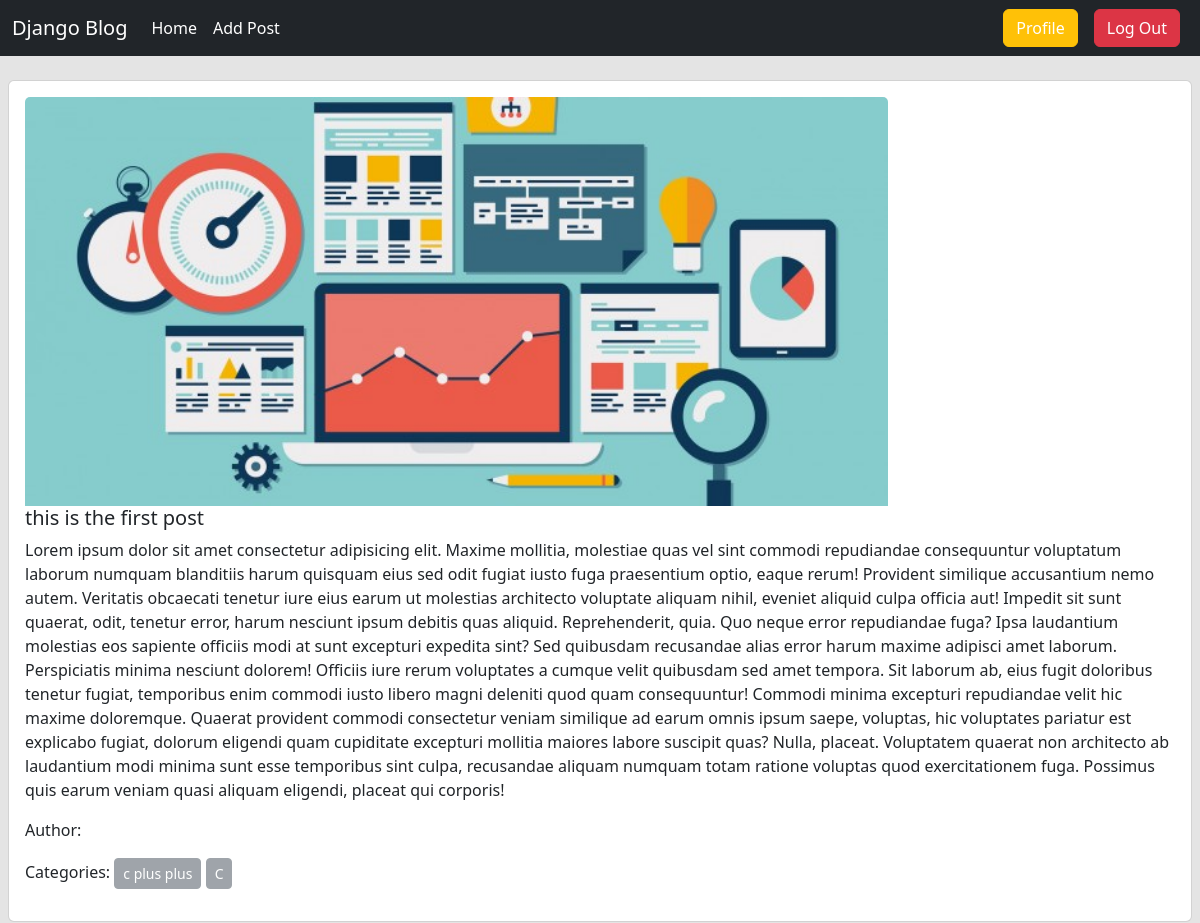
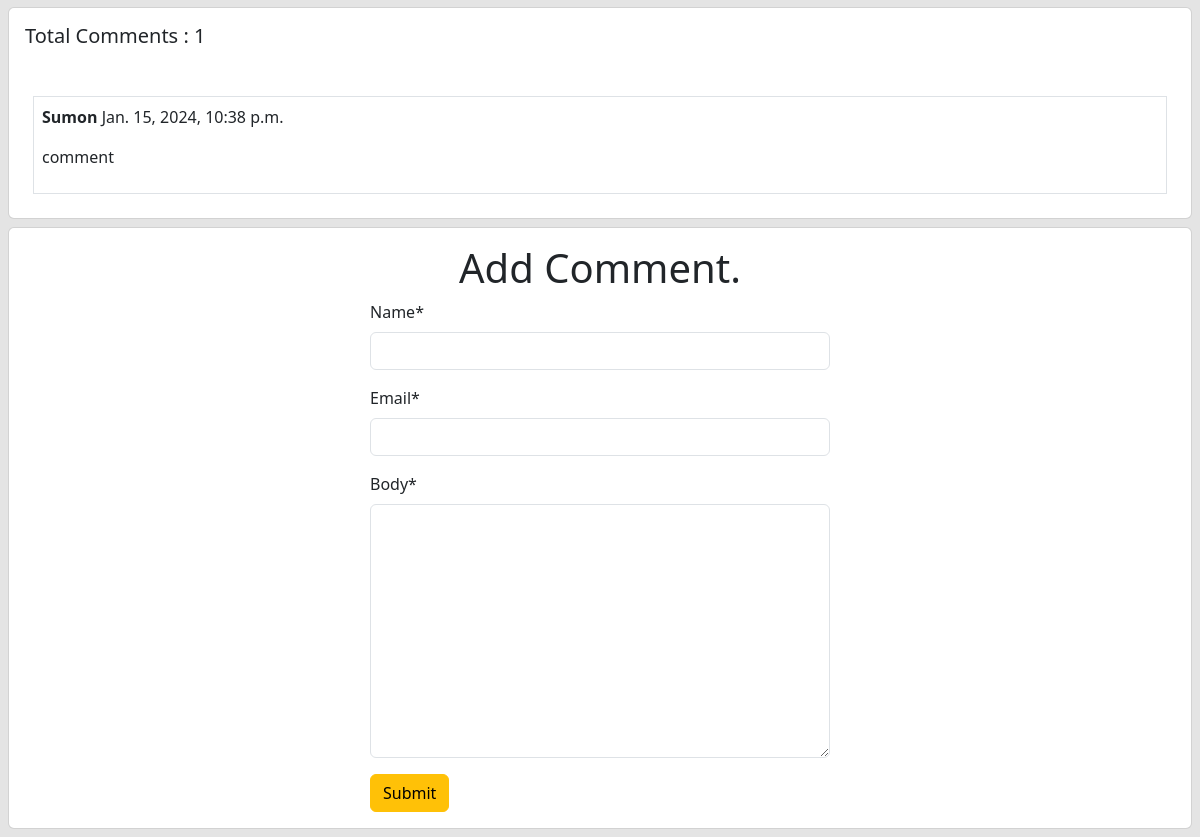
The app's page /post/details/1 (signed in) with its own data (2 pictures, top to bottom).
### posts/models.py (models this page shows, shortened)
class Post(models.Model):
    title = models.CharField(max_length=200)
    content = models.TextField()
    category = models.ManyToManyField(Category)
    author = models.ForeignKey(User, on_delete=models.CASCADE)
    image = models.ImageField(upload_to="posts/media/uploads/", blank=True, null=True)

class Comment(models.Model):
    post = models.ForeignKey(Post, on_delete=models.CASCADE, related_name="comments")
    name = models.CharField(max_length=50)
    email = models.EmailField()
    created_on = models.DateTimeField(auto_now_add=True)
    body = models.TextField()

### categories/models.py (models this page shows, shortened)
class Category(models.Model):
    name = models.CharField(max_length=100)
    slug = models.SlugField(max_length=200, unique=True, null=True, blank=True)

### posts/views.py (the view, shortened to what this page needs)
# urls.py: path("details/<int:id>", detailsView.as_view(), name="details_posts"),
class detailsView(DetailView):
    model = Post
    pk_url_kwarg = "id"
    template_name = "posts/ditailsview.html"
    def get_context_data(self, **kwargs):
        context = super().get_context_data(**kwargs)
        post = self.get_object()
        comments = post.comments.all() # type: ignore
        comment_form = CommentForm()
        context["comments"] = comments
        context["comment_form"] = comment_form
        return context

### posts/forms.py
class CommentForm(forms.ModelForm):
    class Meta:
        model = Comment
        fields = ["name", "email", "body"]

### posts/templates/posts/ditailsview.html (shortened to what this page needs)
{% extends "base.html" %}
{% load crispy_forms_tags %}
{% block content %}
<div class="mx-2 mt-4">
    <div class="card">
        <div class="card-body">
            <img src="{{post.image.url}}" class="card-img-top w-75" alt="images">
            <h5 class="card-title">{{post.title}}</h5>
            <p class="card-text">
                {{post.content}}
            </p>
            <p>Author: <b><em>{{post.author.first_name}} {{post.author.last_name}}</em></b></p>
            <p>
                Categories:
                {% for cate in post.category.all %}
                    <button class="btn btn-secondary btn-sm" disabled>{{cate.name}}</button>
                {% endfor %}
            </p>
        </div>
    </div>
</div>
<div class="card m-2">
    <h5 class="p-3">Total Comments : {{comments | length}}</h5>
    <div class="card-body">
      {% for comment in comments %}
        <div class="border border-rounded m-2 p-2">
            <p><b>{{comment.name}}</b> {{comment.created_on}}</p>
            <p>{{comment.body}}</p>
        </div>
      {% endfor %}
    </div>
  </div>
<div class="card m-2">
    <div class="card-body">
      <h1 class="text-center">Add Comment.</h1>
    <div style="width: 40%; margin: auto;">
        <form method="post" action="">
            {{comment_form | crispy}}
            <button class="btn btn-warning">Submit</button>
        </form>
    </div>
    </div>
  </div>
{% endblock content %}

### records on screen
Post: image (picture), title "this is the first post", content "Lorem ipsum dolor sit amet consectetur adipisicing elit. Maxime mollitia, molestiae quas vel sint commodi repudiandae consequuntur voluptatum laborum numquam blanditiis harum quisquam eius sed odit fugiat iusto fuga praesentium optio, eaque rerum! Provident similique accusantium nemo autem. Veritatis obcaecati tenetur iure eius earum ut molestias architecto voluptate aliquam nihil, eveniet aliquid culpa officia aut! Impedit sit sunt quaerat, odit, tenetur error, harum nesciunt ipsum debitis quas aliquid. Reprehenderit, quia. Quo neque error repudiandae fuga? Ipsa laudantium molestias eos sapiente officiis modi at sunt excepturi expedita sint? Sed quibusdam recusandae alias error harum…"
Category: name "c plus plus"
Category: name "C"
Comment: name "Sumon", created_on "Jan. 15, 2024, 10:38 p.m.", body "comment"

### other values on screen
{{ comments | length }} "1"
